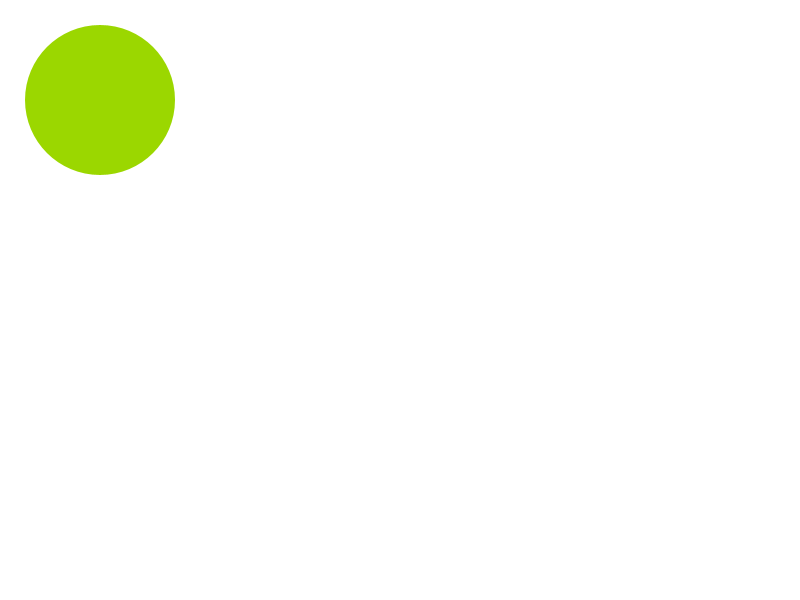
Frame 1 (no input)
Frame 60 (the mouse pressed at the canvas centre just before this capture): identical to frame 1, image omitted
Frame 120 (the mouse held since frame 60 and released just before this capture): identical to frame 1, image omitted

The Processing sketch that drew this single still picture (run headless with seeded random() and noise(); from frame 60 on, the mouse is pressed at the canvas centre):

// Processing sketch: EXQ_4A_R
// ── EXQ_4A_R.pde
float x = 100, y = 100, px, py;
boolean h = false;                               

void setup() { size(800, 600); frameRate(30); noStroke(); }

void draw()
{ 
  background(255); fill(155, 215, 0); 
  if (h)
  { ellipse(px, py, 25, 25);
    stroke(155, 215, 0); line(px, py, mouseX + x, mouseY + y); noStroke();
    ellipse(mouseX + x, mouseY + y, 150, 150);
    fill(255); ellipse(mouseX + x, mouseY + y, 65, 65);
    fill(255, 175, 0); ellipse(mouseX + x, mouseY + y, 50, 50);
  } else ellipse(x, y, 150, 150);
}

void mousePressed()
{ 
  if (dist(mouseX, mouseY, x, y) < 50) { px = x; py = y; x -= mouseX; y -= mouseY; h = true; }
}  

void mouseReleased()
{ 
  if (h) { x += mouseX; y += mouseY; h = false; }
} 
